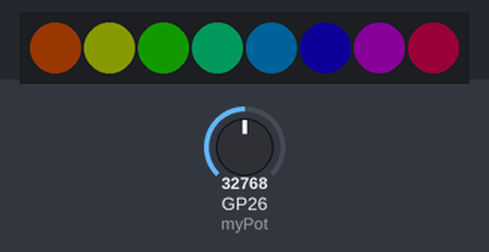
Recording of a program running on a simulated Raspberry Pi Pico running MicroPython. On the bench: 8 RGB LEDs in strip order, left to right. The inputs (shaded band) are chosen by the test bench; at power-on: GP26 (myPot) = 32768 (analog values on the 0–65535 scale). Dim RGB values are drawn brighter than linear; what the program prints to the serial console is not drawn.

Above: at 1.2 s.
1.3 s: GP26 (myPot) set to 19660
At 3.28 s:
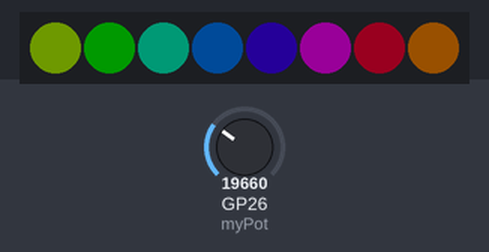
3.9 s: GP26 (myPot) set to 32767
At 4.6 s:
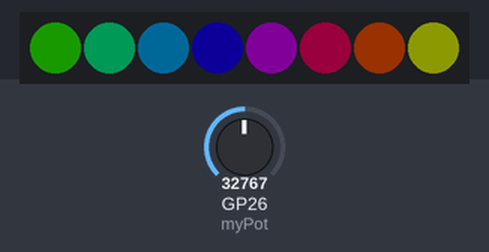
5.4 s: GP26 (myPot) set to 7864
At 6.47 s:
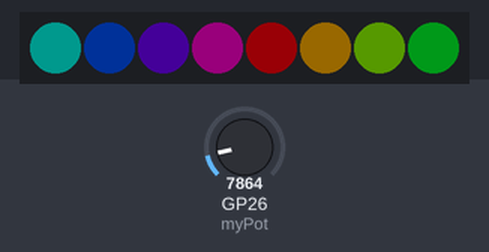
8.1 s: GP26 (myPot) set to 45874
At 9.0 s:
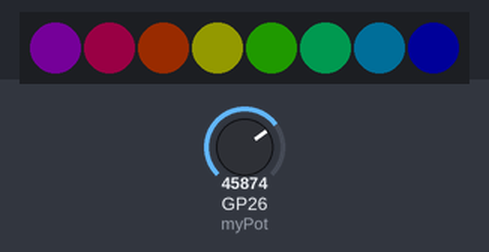
Timing chart, 0 to 10.6 s (numbered marks = the images above; inputs shaded):
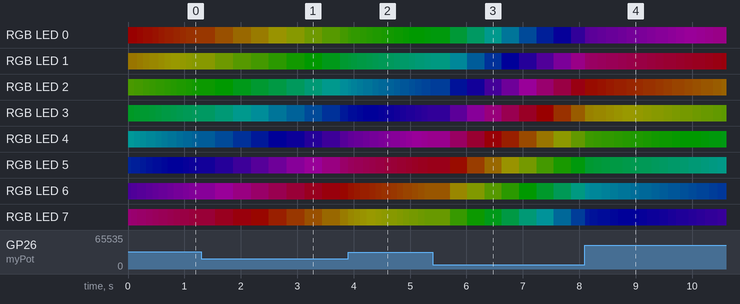

The program:

Advanced_Rainbow_for_String.py
```python
# Lesson 54 McWhorter's Pico W Course
# Advanced Rainbow for the String
# Lori Pfahler
# January 2024

# import modules - using neopixel library that is built in
import neopixel
from machine import Pin
from utime import sleep
# new color dictionary in a separate file
from color_dict import colors

# setup neopixel string
strPin = 0
nPixels = 8
myString = neopixel.NeoPixel(Pin(strPin), nPixels)

# setup potentiometer to control speed of scanning
myPot = machine.ADC(26)

# delay times
fastDelay = 0.005
slowDelay = 0.1
# slope for equation to link delayTime to potValue
slope = (slowDelay - fastDelay)/65535

# hue to rgb function; i.e. color wheel to RGB Code
def hue2rgb(deg):
    slope = 255/60
    if deg < 0 or deg > 360:
        deg = deg % 360
    if deg < 60:
        return (255, int(deg * slope), 0)
    elif deg < 120:
        return (int(255 - (deg - 60) * slope), 255, 0)
    elif deg < 180:
        return (0, 255, int((deg - 120) * slope))
    elif deg < 240:
        return (0, int(255 - (deg - 180) * slope), 255)
    elif deg < 300:
        return (int((deg - 240) * slope), 0, 255)
    else:
        return (255, 0, int(255 - (deg - 300) * slope))

# create a brightness function to adjusted rgb codes
def brightness(color_rgb, level = 0.2):
    '''function to adjust rgb codes for desired brightness level
       color_rgb is the code as tuple and level is a value between 0 and 1
       for the brightness'''
    adj_rgb = tuple(int(code * level) for code in color_rgb)
    return adj_rgb

# create a clear neopixel object function
def clear(neo_object):
     neo_object.fill(colors['BLACK'])
     neo_object.write()

# variable to control how much to "stagger" the hue value between pixels
# based on the number of pixels in the string
hue_gap = int(360 / nPixels)

try:
    while True:
        for hue in range(0, 360):
            # read potentiometer and calculate delay time
            potValue = myPot.read_u16()
            delayTime = (slope * potValue) + fastDelay
            print(f'potValue: {potValue:5d}, delayTime: {delayTime:5.3f}', end = '\r')
            # place the colors on the string
            for pixel in range(0, nPixels):
                myString[pixel] = (brightness(hue2rgb(hue + (hue_gap * pixel)), level = 0.1))
            myString.write()
            sleep(delayTime)

except KeyboardInterrupt:
    # turn string off
    clear(myString)

    
```

color_dict.py
```python
# Create a color dictionary that I can import into any
# micropython program
# Lori Pfahler
# January 2024

colors = {
    'RED'              : (255, 0, 0),
    'ORANGE'           : (255, 127, 0),
    'YELLOW'           : (255, 255, 0),
    'SPRING GREEN'     : (127, 255, 0),
    'GREEN'            : (0, 255, 0),
    'TURQUOISE'        : (0, 255, 127),
    'CYAN'             : (0, 255, 255),
    'OCEAN'            : (0, 127, 255),
    'BLUE'             : (0, 0, 255),
    'VIOLET'           : (127, 0, 255),
    'MAGENTA'          : (255, 0, 255),
    'RASPBERRY'        : (255, 0, 127),
    'WHITE'            : (255, 255, 255),
    'BLACK'            : (0, 0, 0),
    }
```
